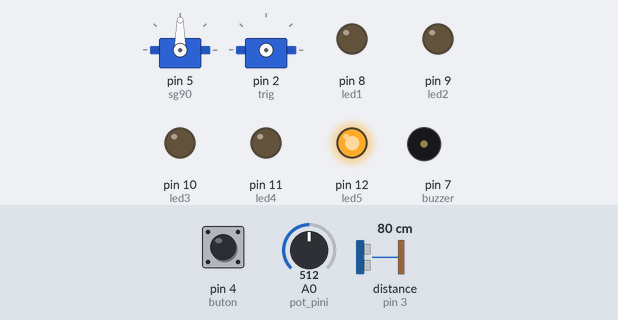
Simulated run of this sketch. Board: Arduino Uno, built with avr-gcc and run on an emulated ATmega328P. Shown: 2 × servo, output pins drawn as LEDs (lit = HIGH), buzzer (waves = sounding, pin HIGH). Wiring (inferred from the names in the program): servo: signal pin 2. The inputs (shaded band) are chosen by the test bench; at power-on: A0 (pot_pini) = 512, pin 4 (buton) LOW, distance to the obstacle (sensor on pin 3) 80 cm. The echo pulse lasts 58.3 µs per cm; servo pulses on a pin are drawn as a servo (544–2400 µs = 0–180°); pins used as bus, display or sensor lines are not drawn.

Above: at 1.0 s.
1.1 s: A0 (pot_pini) set to 536
At 1.9 s:
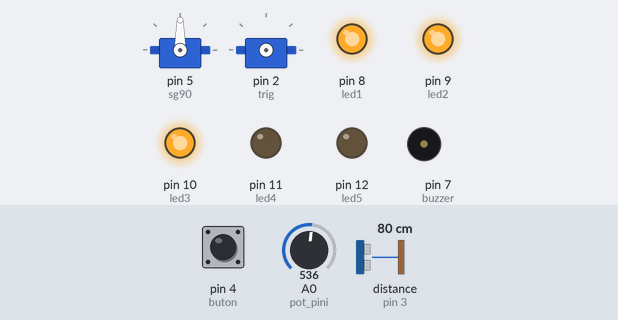
2.7 s: A0 (pot_pini) set to 716
At 3.5 s:
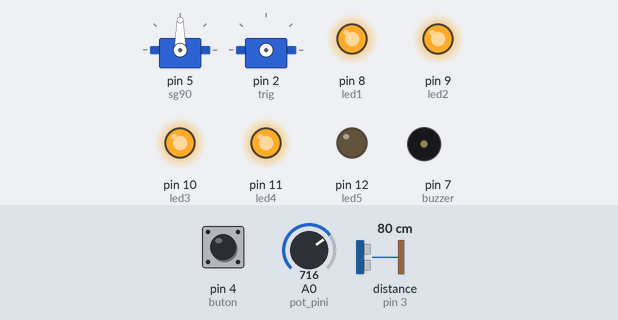
4.2 s: A0 (pot_pini) set to 900
At 4.7 s:
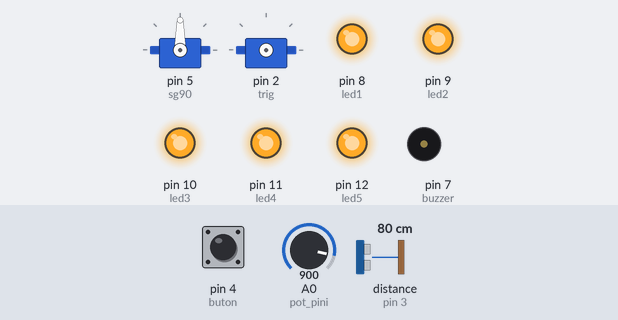
5.7 s: pin 4 (buton) pulled HIGH for 0.3 s
At 5.85 s:
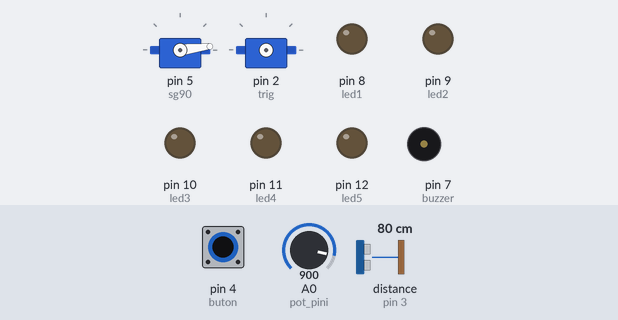
Timing chart, 0 to 12.7 s (numbered marks = the images above; inputs shaded):
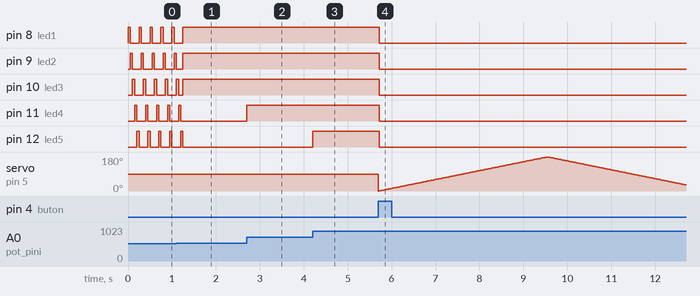

Measured:
- the behaviour switches between 522 and 523 on A0 (pot_pini) (found by bisection; images 0 and 1)
- after the input at 1.1 s, pin 8 (led1): goes on until 1.3 s, then stays HIGH; pin 11 (led4): goes on until 1.2 s, then stays LOW; pin 12 (led5): goes on until 1.3 s, then stays LOW
- after the input at 2.7 s, pin 11 (led4): LOW → HIGH at once
- after the input at 4.2 s, pin 12 (led5): LOW → HIGH at once
- after the input at 5.7 s, pin 8 (led1), pin 9 (led2), pin 10 (led3), pin 11 (led4), pin 12 (led5): HIGH → LOW at once

The sketch:

RadarMesafeAyarl_.ino
```cpp
#include <Servo.h>
Servo sg90;
const byte buton = 4;
const byte buzzer = 7;
const byte echo = 3;
const byte trig = 2;
const byte led1 = 8;
const byte led2 = 9;
const byte led3 = 10;
const byte led4 = 11;
const byte led5 = 12;
const byte pot_pini = A0;
int pot_deger = 0;
int pot_deger_ilk = 0;
int sure = 0;
int mesafe = 0;
int alarm_mesafesi = 0;
int pos = 0;
void setup() {
  sg90.attach(5);
  sg90.write(90);
  pinMode(buton, INPUT);
  pinMode(buzzer, OUTPUT);
  pinMode(led1, OUTPUT);
  pinMode(led2, OUTPUT);
  pinMode(led3, OUTPUT);
  pinMode(led4, OUTPUT);
  pinMode(led5, OUTPUT);
  pinMode(echo, INPUT);
  pinMode(trig, OUTPUT);
  Serial.begin(9600);

  pot_deger_ilk = analogRead(pot_pini);
  while (1) {
    for (int i = 8; i < 13; i++) {
      digitalWrite(i, 1);
      delay(50);
      digitalWrite(i, 0);
    }
    pot_deger = analogRead(pot_pini);
    if (pot_deger_ilk > pot_deger + 10 || pot_deger_ilk < pot_deger - 10)
      break;
  }
  while (1) {
    pot_deger = analogRead(pot_pini);
    pot_deger = map(pot_deger, 100, 900, 1, 5);
    if (pot_deger == 1) {
      alarm_mesafesi = 10;
      digitalWrite(led1, 1);
      digitalWrite(led2, 0);
      digitalWrite(led3, 0);
      digitalWrite(led4, 0);
      digitalWrite(led5, 0);
    } else if (pot_deger == 2) {
      alarm_mesafesi = 20;
      digitalWrite(led1, 1);
      digitalWrite(led2, 1);
      digitalWrite(led3, 0);
      digitalWrite(led4, 0);
      digitalWrite(led5, 0);
    } else if (pot_deger == 3) {
      alarm_mesafesi = 30;
      digitalWrite(led1, 1);
      digitalWrite(led2, 1);
      digitalWrite(led3, 1);
      digitalWrite(led4, 0);
      digitalWrite(led5, 0);
    } else if (pot_deger == 4) {
      alarm_mesafesi = 40;
      digitalWrite(led1, 1);
      digitalWrite(led2, 1);
      digitalWrite(led3, 1);
      digitalWrite(led4, 1);
      digitalWrite(led5, 0);
    } else if (pot_deger == 5) {
      alarm_mesafesi = 50;
      digitalWrite(led1, 1);
      digitalWrite(led2, 1);
      digitalWrite(led3, 1);
      digitalWrite(led4, 1);
      digitalWrite(led5, 1);
    }

    if (digitalRead(buton) == 1)
      break;
  }
}

void loop() {
  for (pos = 0; pos <= 180; pos++) {
    sg90.write(pos);
    delay(15);
    mesafe = mesafe_olc();
    if (mesafe <= alarm_mesafesi) {
      digitalWrite(led1, 1);
      digitalWrite(led2, 1);
      digitalWrite(led3, 1);
      digitalWrite(led4, 1);
      digitalWrite(led5, 1);
      digitalWrite(buzzer, 1);
    }
    if (digitalRead(buton) == 1) {
      digitalWrite(led1, 0);
      digitalWrite(led2, 0);
      digitalWrite(led3, 0);
      digitalWrite(led4, 0);
      digitalWrite(led5, 0);
      digitalWrite(buzzer, 0);
    }
  }
  for (pos = 180; pos >= 0; pos--) {
    sg90.write(pos);
    delay(15);
    mesafe = mesafe_olc();
    if (mesafe <= alarm_mesafesi) {
      digitalWrite(led1, 1);
      digitalWrite(led2, 1);
      digitalWrite(led3, 1);
      digitalWrite(led4, 1);
      digitalWrite(led5, 1);
      digitalWrite(buzzer, 1);
    }
    if (digitalRead(buton) == 1) {
      digitalWrite(led1, 0);
      digitalWrite(led2, 0);
      digitalWrite(led3, 0);
      digitalWrite(led4, 0);
      digitalWrite(led5, 0);
      digitalWrite(buzzer, 0);
    }
  }
}
int mesafe_olc() {
  digitalWrite(trig, HIGH);
  delay(1);
  digitalWrite(trig, LOW);
  sure = pulseIn(echo, HIGH);
  mesafe = (sure / 2) / 28.5;
  return mesafe;
}
```
